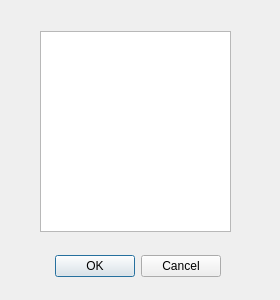
<?xml version="1.0" encoding="UTF-8"?>
<ui version="4.0">
 <class>OpenDialog</class>
 <widget class="QDialog" name="OpenDialog">
  <property name="geometry">
   <rect>
    <x>0</x>
    <y>0</y>
    <width>280</width>
    <height>300</height>
   </rect>
  </property>
  <property name="windowTitle">
   <string>Open</string>
  </property>
  <widget class="QDialogButtonBox" name="buttonBox">
   <property name="geometry">
    <rect>
     <x>-120</x>
     <y>250</y>
     <width>341</width>
     <height>32</height>
    </rect>
   </property>
   <property name="orientation">
    <enum>Qt::Horizontal</enum>
   </property>
   <property name="standardButtons">
    <set>QDialogButtonBox::Cancel|QDialogButtonBox::Ok</set>
   </property>
  </widget>
  <widget class="QListWidget" name="listWidget">
   <property name="geometry">
    <rect>
     <x>40</x>
     <y>31</y>
     <width>191</width>
     <height>201</height>
    </rect>
   </property>
  </widget>
 </widget>
 <resources/>
 <connections>
  <connection>
   <sender>buttonBox</sender>
   <signal>accepted()</signal>
   <receiver>OpenDialog</receiver>
   <slot>accept()</slot>
   <hints>
    <hint type="sourcelabel">
     <x>248</x>
     <y>254</y>
    </hint>
    <hint type="destinationlabel">
     <x>157</x>
     <y>274</y>
    </hint>
   </hints>
  </connection>
  <connection>
   <sender>buttonBox</sender>
   <signal>rejected()</signal>
   <receiver>OpenDialog</receiver>
   <slot>reject()</slot>
   <hints>
    <hint type="sourcelabel">
     <x>316</x>
     <y>260</y>
    </hint>
    <hint type="destinationlabel">
     <x>286</x>
     <y>274</y>
    </hint>
   </hints>
  </connection>
 </connections>
</ui>
